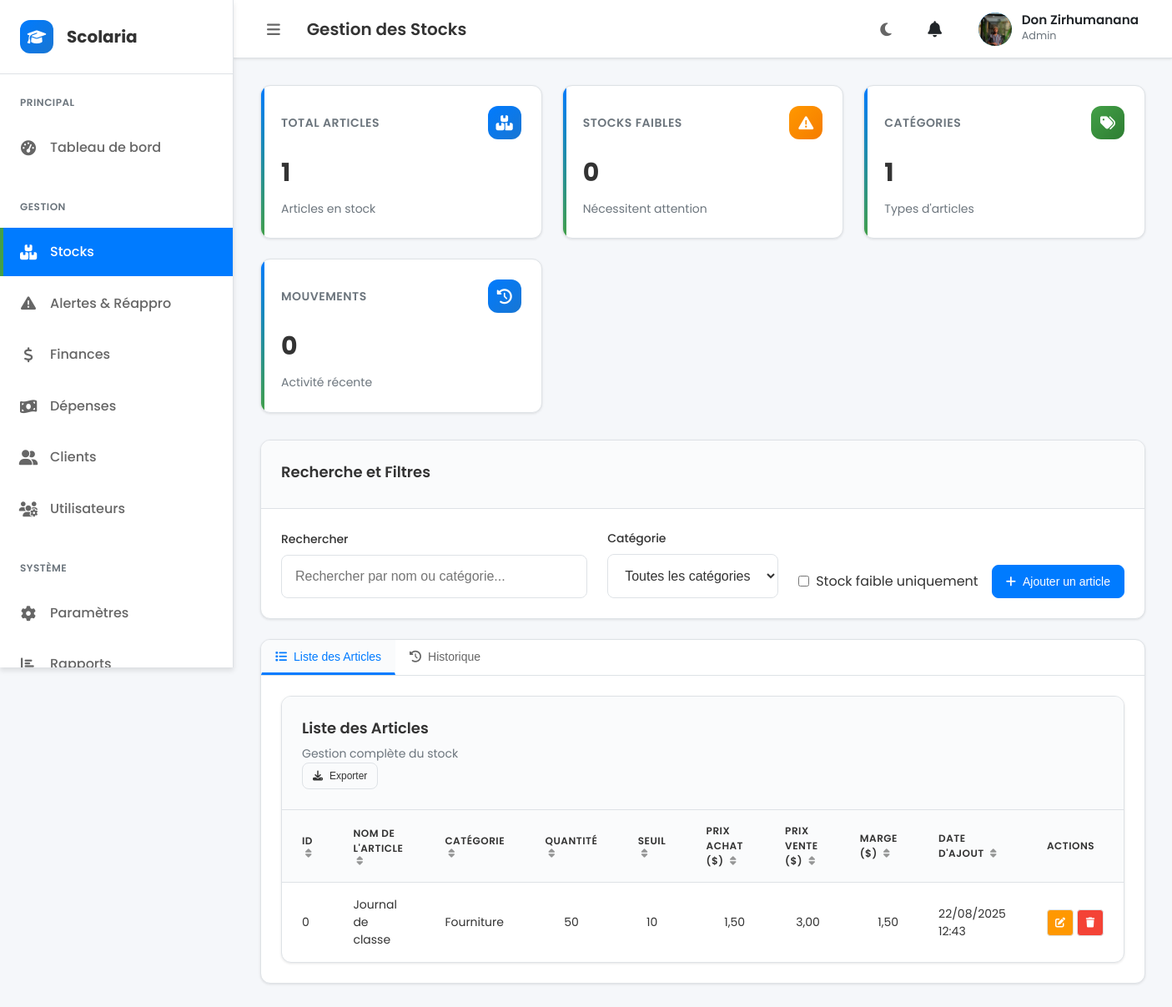
Page /stocks.php (signed in) on the committed database.
### tables this page shows
CREATE TABLE `users` (
  `id` int(11) NOT NULL AUTO_INCREMENT,
  `username` varchar(100) NOT NULL,
  `full_name` varchar(150) DEFAULT NULL,
  `email` varchar(150) NOT NULL,
  `phone` varchar(30) DEFAULT NULL,
  `password` varchar(255) NOT NULL,
  `role` enum('admin','gestionnaire','caissier','directeur','utilisateur') NOT NULL DEFAULT 'utilisateur',
  `status` enum('actif','inactif') NOT NULL DEFAULT 'actif',
  `avatar_path` varchar(255) DEFAULT NULL,
  `created_at` timestamp NOT NULL DEFAULT current_timestamp(),
  PRIMARY KEY (`id`),
  UNIQUE KEY `username` (`username`),
  UNIQUE KEY `email` (`email`)
);

CREATE TABLE `stocks` (
  `id` int(11) NOT NULL AUTO_INCREMENT,
  `nom_article` varchar(150) NOT NULL,
  `categorie` varchar(100) DEFAULT NULL,
  `code_barres` varchar(64) DEFAULT NULL,
  `prix_achat` decimal(10,2) DEFAULT NULL,
  `quantite` int(11) NOT NULL,
  `seuil` int(11) NOT NULL,
  `created_at` timestamp NOT NULL DEFAULT current_timestamp(),
  `updated_at` timestamp NOT NULL DEFAULT current_timestamp() ON UPDATE current_timestamp(),
  `seuil_alerte` int(11) DEFAULT 10,
  `prix_vente` decimal(10,2) NOT NULL DEFAULT 0.00,
  PRIMARY KEY (`id`),
  CONSTRAINT `chk_stocks_quantite_positive` CHECK (`quantite` >= 0),
  CONSTRAINT `chk_stocks_seuil_positive` CHECK (`seuil` >= 0),
  CONSTRAINT `chk_stocks_prix_positive` CHECK (`prix_achat` >= 0 AND `prix_vente` >= 0)
);

### stocks.php (the view, shortened to what the rows shown need)
<?php
require_once __DIR__ . '/components/data-table.php';
$pageTitle = 'Gestion des Stocks';
class StockDatabase {
    public function getConnection() {
        if (class_exists('Database')) {
            try {
                return Database::getConnection();
            } catch (Exception $e) {
            }
        }
        $this->conn = null;
        return $this->conn;
    }
}
class StockManager {
    private $conn;
    private $table_stocks = "stocks";
    public function __construct($db) {
        $this->conn = $db;
    }
    public function listStocks($search = '', $category_filter = '', $low_stock_only = false) {
        $query = "SELECT * FROM " . $this->table_stocks . " WHERE 1=1";
        $params = array();
        $query .= " ORDER BY created_at DESC";
        $stmt = $this->conn->prepare($query);
        $stmt->execute($params);
        return $stmt;
    }
}
$database = new StockDatabase();
$db = $database->getConnection();
$stockManager = new StockManager($db);
$search = $_GET['search'] ?? '';
$category_filter = $_GET['category'] ?? '';
$low_stock_only = isset($_GET['low_stock']);
$stocks = $stockManager->listStocks($search, $category_filter, $low_stock_only);
?>
<div class="card">
    <div id="stocks-tab" class="tab-content" style="display: block; padding: var(--spacing-lg);">
        <?php
        $stocksData = [];
        while ($row = $stocks->fetch(PDO::FETCH_ASSOC)) {
            $prixAchat = isset($row['prix_achat']) ? (float)$row['prix_achat'] : 0.0;
            $prixVente = isset($row['prix_vente']) ? (float)$row['prix_vente'] : 0.0;
            $marge = $prixVente - $prixAchat;
            $stocksData[] = [
                'id' => $row['id'],
                'nom_article' => $row['nom_article'],
                'categorie' => $row['categorie'],
                'quantite' => $row['quantite'],
                'seuil' => $row['seuil'],
                'prix_achat' => number_format($prixAchat, 2, ',', ' '),
                'prix_vente' => number_format($prixVente, 2, ',', ' '),
                'marge' => number_format($marge, 2, ',', ' '),
                'created_at' => $row['created_at'],
                'low_stock' => $row['quantite'] <= $row['seuil']
            ];
        }
        $stocksTableConfig = [
            'title' => 'Liste des Articles',
            'subtitle' => 'Gestion complète du stock',
            'id' => 'stocksTable',
            'search' => false,
            'export' => true,
            'columns' => [
                ['key' => 'id', 'label' => 'ID', 'sortable' => true, 'type' => 'text'],
                ['key' => 'nom_article', 'label' => 'Nom de l\'article', 'sortable' => true, 'type' => 'text'],
                ['key' => 'categorie', 'label' => 'Catégorie', 'sortable' => true, 'type' => 'text'],
                ['key' => 'quantite', 'label' => 'Quantité', 'sortable' => true, 'type' => 'number', 'class' => 'text-center'],
                ['key' => 'seuil', 'label' => 'Seuil', 'sortable' => true, 'type' => 'number', 'class' => 'text-center'],
                            ['key' => 'prix_achat', 'label' => 'Prix achat ($)', 'sortable' => true, 'type' => 'text', 'class' => 'text-right'],
            ['key' => 'prix_vente', 'label' => 'Prix vente ($)', 'sortable' => true, 'type' => 'text', 'class' => 'text-right'],
            ['key' => 'marge', 'label' => 'Marge ($)', 'sortable' => true, 'type' => 'text', 'class' => 'text-right'],
                ['key' => 'created_at', 'label' => 'Date d\'ajout', 'sortable' => true, 'type' => 'datetime']
            ],
            'actions' => [
                [
                    'icon' => 'fas fa-edit',
                    'class' => 'btn-warning',
                    'title' => 'Modifier',
                    'url' => 'javascript:openEditModal({id})'
                ],
                [
                    'icon' => 'fas fa-trash',
                    'class' => 'btn-danger',
                    'title' => 'Supprimer',
                    'url' => 'javascript:confirmDelete({id}, \'{nom_article}\')'
                ]
            ],
            'data' => $stocksData
        ];
        renderDataTable($stocksTableConfig);
        ?>
    </div>
</div>
<?php
$content = ob_get_clean();
include __DIR__ . '/layout/base.php';
?>

### components/data-table.php (shortened to what the rows shown need)
<?php
function renderDataTable($config) {
    $id = htmlspecialchars($config['id'] ?? 'dataTable');
    $data = $config['data'] ?? [];
    $columns = $config['columns'] ?? [];
    $actions = $config['actions'] ?? [];
    echo '<div class="table-container" id="' . $id . 'Container">';
    echo '<div class="table-responsive">';
    echo '<table class="table" id="' . $id . '">';
    echo '<thead>';
    echo '<tr>';
    foreach ($columns as $column) {
        $label = htmlspecialchars($column['label'] ?? '');
        $sortable = $column['sortable'] ?? false;
        $class = htmlspecialchars($column['class'] ?? '');
        echo '<th class="' . $class . '"';
        if ($sortable) {
            echo ' style="cursor: pointer;" onclick="sortTable(\'' . $id . '\', \'' . $column['key'] . '\')"';
        }
        echo '>';
        echo $label;
        if ($sortable) {
            echo ' <i class="fas fa-sort sort-icon" style="opacity: 0.5; margin-left: var(--spacing-xs);"></i>';
        }
        echo '</th>';
    }
    if (!empty($actions)) {
        echo '<th class="text-center">Actions</th>';
    }
    echo '</tr>';
    echo '</thead>';
    echo '<tbody>';
    if (empty($data)) {
        $colspan = count($columns) + (empty($actions) ? 0 : 1);
        echo '<tr><td colspan="' . $colspan . '" class="text-center" style="padding: var(--spacing-xl); color: var(--text-muted);">';
        echo '<i class="fas fa-inbox" style="font-size: var(--font-size-2xl); margin-bottom: var(--spacing-md);"></i><br>';
        echo 'Aucune donnée disponible';
        echo '</td></tr>';
    } else {
        foreach ($data as $index => $row) {
            echo '<tr>';
            foreach ($columns as $column) {
                $key = $column['key'];
                $type = $column['type'] ?? 'text';
                $class = htmlspecialchars($column['class'] ?? '');
                $value = $row[$key] ?? '';
                echo '<td class="' . $class . '">';
                echo renderTableCell($value, $type, $column, $row);
                echo '</td>';
            }
            if (!empty($actions)) {
                echo '<td class="text-center">';
                echo '<div class="table-actions" style="display: flex; gap: var(--spacing-xs); justify-content: center;">';
                foreach ($actions as $action) {
                    $icon = htmlspecialchars($action['icon'] ?? 'fas fa-eye');
                    $class = htmlspecialchars($action['class'] ?? 'btn-outline');
                    $title = htmlspecialchars($action['title'] ?? '');
                    $url = $action['url'] ?? '#';
                    $url = str_replace('{id}', $row['id'] ?? '', $url);
                    foreach ($row as $k => $v) {
                        $url = str_replace('{' . $k . '}', $v, $url);
                    }
                    if (strpos($url, 'javascript:') === 0) {
                        $onclick = substr($url, strlen('javascript:'));
                        echo '<button type="button" class="btn btn-sm ' . $class . ' action-btn" title="' . $title . '" onclick="' . htmlspecialchars($onclick, ENT_QUOTES) . '" style="cursor: pointer; pointer-events: auto;">';
                        echo '<i class="' . $icon . '"></i>';
                        echo '</button>';
                    } else {
                        echo '<a href="' . htmlspecialchars($url) . '" class="btn btn-sm ' . $class . ' action-btn" title="' . $title . '" style="cursor: pointer; pointer-events: auto;">';
                        echo '<i class="' . $icon . '"></i>';
                        echo '</a>';
                    }
                }
                echo '</div>';
                echo '</td>';
            }
            echo '</tr>';
        }
    }
    echo '</tbody>';
    echo '</table>';
    echo '</div>';
    echo '</div>';
}
function renderTableCell($value, $type, $column, $row) {
    switch ($type) {
        case 'text':
            return htmlspecialchars($value);
        case 'number':
            return number_format($value);
        case 'datetime':
            return date('d/m/Y H:i', strtotime($value));
    }
}
?>

### layout/base.php (shortened to what the rows shown need)
<?php
$pageTitle = $pageTitle ?? 'Scolaria';
$bodyClass = $bodyClass ?? '';
?>
<!DOCTYPE html>
<html lang="fr" data-theme="light">
<head>
    <link rel="stylesheet" href="assets/css/style.css">
    <link rel="stylesheet" href="assets/css/notifications.css">
    <link rel="stylesheet" href="assets/css/header-notifications.css">
    <link rel="stylesheet" href="https://cdnjs.cloudflare.com/ajax/libs/font-awesome/6.4.0/css/all.min.css">
</head>
<body class="<?php echo htmlspecialchars($bodyClass); ?>">
    <div class="app-layout">
        <main class="main-content">
            <header class="app-header">
                <div class="header-left">
                    <h1 class="page-title"><?php echo htmlspecialchars($pageTitle); ?></h1>
                </div>
                <div class="header-right">
                    <?php include __DIR__ . '/../includes/user_header.php'; ?>
                    <div class="user-menu" data-tooltip="Menu utilisateur">
                        <div class="user-avatar">
                            <?php echo generateAvatar($userProfile); ?>
                        </div>
                        <div class="user-info">
                            <div class="user-name"><?php echo htmlspecialchars($userProfile['full_name']); ?></div>
                            <div class="user-role"><?php echo htmlspecialchars($userProfile['role']); ?></div>
                        </div>
                    </div>
                </div>
            </header>
            <div class="content-area">
                <?php
                if (isset($content)) {
                    echo $content;
                } else {
                    if (isset($contentFile) && file_exists($contentFile)) {
                        include $contentFile;
                    }
                }
                ?>
            </div>
        </main>
    </div>
</body>
</html>

### includes/user_header.php (shortened to what the rows shown need)
<?php
function getUserProfile($userId) {
    $pdo = Database::getConnection();
    try {
        $stmt = $pdo->prepare("
            SELECT id, username, full_name, email, phone, role, status, avatar_path, created_at
            FROM users
            WHERE id = ?
        ");
        $stmt->execute([$userId]);
        $profile = $stmt->fetch();
        if ($profile) {
            return [
                'avatar' => $profile['avatar_path'],
                'full_name' => $profile['full_name'] ?: $profile['username'],
                'email' => $profile['email'],
                'role' => $profile['role'],
                'username' => $profile['username'],
                'phone' => $profile['phone'],
                'status' => $profile['status']
            ];
        }
        return [
            'avatar' => null,
            'full_name' => $_SESSION['username'] ?? 'Utilisateur',
            'email' => $_SESSION['email'] ?? '',
            'role' => $_SESSION['role'] ?? 'Utilisateur'
        ];
    } catch (Exception $e) {
        error_log('Erreur lors de la récupération du profil: ' . $e->getMessage());
        return [
            'avatar' => null,
            'full_name' => $_SESSION['username'] ?? 'Utilisateur',
            'email' => $_SESSION['email'] ?? '',
            'role' => $_SESSION['role'] ?? 'Utilisateur'
        ];
    }
}
function generateAvatar($profile) {
    if (!empty($profile['avatar']) && file_exists($profile['avatar'])) {
        return '<img src="' . htmlspecialchars($profile['avatar']) . '" alt="Avatar" class="user-avatar-img">';
    }
    $initial = strtoupper(substr($profile['full_name'], 0, 1));
    $colors = ['#3498db', '#e74c3c', '#2ecc71', '#f39c12', '#9b59b6', '#1abc9c'];
    $color = $colors[array_rand($colors)];
    return '<div class="user-avatar-initial" style="background-color: ' . $color . '">' . $initial . '</div>';
}
$userId = $_SESSION['user_id'] ?? 0;
$userProfile = getUserProfile($userId);
?>

### rows in the picture
users: avatar_path (picture), full_name "Don Zirhumanana", role "Admin"
stocks: id "0", nom_article "Journal de classe", categorie "Fourniture", quantite "50", seuil "10", row "1,50", row "3,00", created_at "22/08/2025 12:43"

### other values in the picture
$pageTitle "Gestion des Stocks"
$title "TOTAL ARTICLES"
$value "1"
$subtitle "Articles en stock"
$title "STOCKS FAIBLES"
$value "0"
$subtitle "Nécessitent attention"
$title "CATÉGORIES"
$subtitle "Types d'articles"
$title "MOUVEMENTS"
$subtitle "Activité récente"
$title "Liste des Articles"
$subtitle "Gestion complète du stock"
$label "ID"
$label "NOM DE L'ARTICLE"
